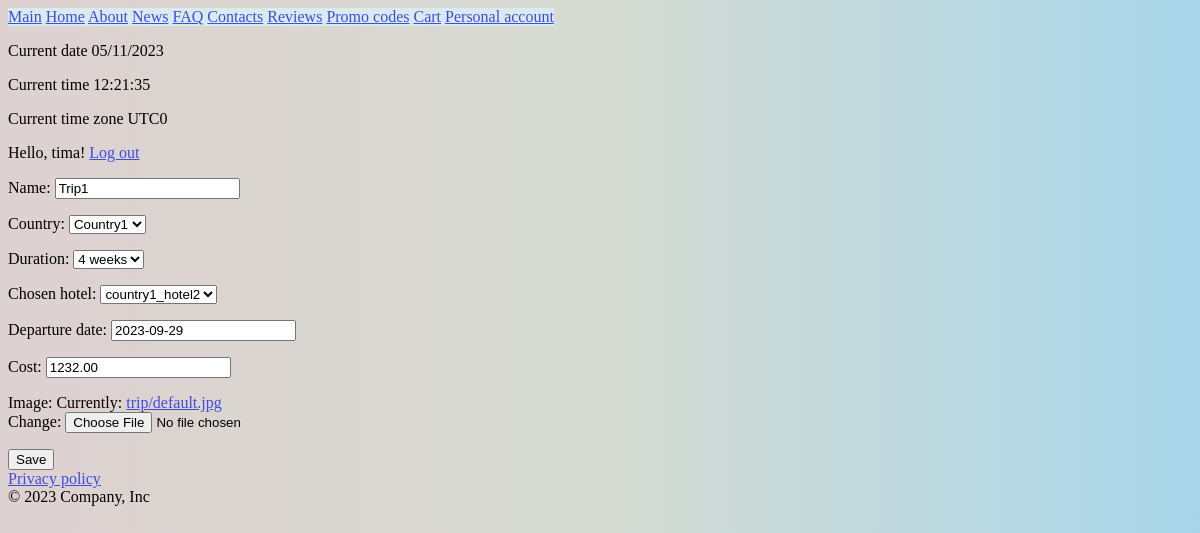
The app's page /edit_trip/1/ (signed in) with its own data.
### login/models.py (models this page shows, shortened)
class MyUser(AbstractUser):
    first_name = models.CharField(max_length=200)
    last_name = models.CharField(max_length=200)
    date_of_birth = models.DateField()
    email = models.EmailField()
    phone_number = models.CharField(max_length=50)
    USERNAME_FIELD = 'username'
    description = models.CharField(max_length=150, default='customer')
    image = models.ImageField(upload_to='user_images/', default='user_images/default.jpg')
    REQUIRED_FIELDS = ['first_name', 'last_name',
                       'email', 'date_of_birth', 'phone_number', 'image']
    objects = MyUserManager()

### travel/models.py (models this page shows, shortened)
class Trip(models.Model):
    DURATION_CHOICES = [
        (1, '1 week'),
        (2, '2 weeks'),
        (4, '4 weeks'),
    ]
    name = models.CharField(max_length=50, default='Trip')
    country = models.ForeignKey(Country, on_delete=models.CASCADE)
    duration = models.IntegerField(
        choices=DURATION_CHOICES, default=1)
    chosen_hotel = models.ForeignKey(
        Hotel, related_name='trips', on_delete=models.CASCADE)
    departure_date = models.DateField(default=date.today, validators=[
                                      MinValueValidator(date.today)])
    cost = models.DecimalField(
        default=0.0, max_digits=10, decimal_places=2)
    image = models.ImageField(upload_to='trip/', null=True, blank=False, default='trip/default.jpg')

class Country(models.Model):
    name = models.CharField(max_length=50)
    climate_descriptions = models.ManyToManyField(
        SeasonClimateDescription, related_name='countries')
    def __str__(self) -> str:
        return self.name

class Hotel(models.Model):
    name = models.CharField(max_length=50)
    stars = models.IntegerField(
        validators=[MinValueValidator(1), MaxValueValidator(5)])
    price_per_day = models.DecimalField(
        default=0.0, max_digits=10, decimal_places=2)
    country = models.ForeignKey(
        Country, related_name='hotels', on_delete=models.CASCADE)
    def __str__(self) -> str:
        return f"{self.name}"

### travel/views.py (the view)
# urls.py: path('edit_trip/<int:id>/',views.edit_trip,name='edit_trip'),
def edit_trip(request, id):
    if not request.user.is_staff:
        raise PermissionDenied("Permission denied!")
    trip = None
    try:
        trip = get_object_or_404(Trip, id=id)
    except:
        return HttpResponseNotFound("<h2>No such trip :(</h2>")
    if request.method == 'POST':
        form = TripForm(request.POST, instance=trip)
        if form.is_valid():
            form.save()
            return redirect('/')
    else:
        form = TripForm(instance=trip)
    return render(request, 'trips/edit_trip.html', {'form': form, 'trip': trip})

### travel/forms.py
class TripForm(forms.ModelForm):
    class Meta:
        model = Trip
        fields = ['name','country','duration','chosen_hotel','departure_date','cost','image']

### travel/templates/trips/edit_trip.html (shortened to what this page needs)
{% extends "base.html" %}
{% load static %}
{% block content %}
<form method="POST" enctype="multipart/form-data">
    {{ form.as_p }}
    <input type="submit" value="Save">
</form>
{% endblock %}

### travel/templates/base.html (shortened to what this page needs)
<!DOCTYPE html>
{% load static %}
<html lang="en">
<head>
    <link href="{% static 'css/base.css' %}" rel="stylesheet">
</head>
<body>
    <header>
        <nav class="fixed-navbar"><a href="/info/main">Main</a>
            <a href="/">Home</a>
            <a href="/info/about">About</a>
            <a href="/info/news">News</a>
            <a href="/info/faq">FAQ</a>
            <a href="/info/staff">Contacts</a>
            <a href="/info/review/list">Reviews</a>
            <a href="/info/promo_codes">Promo codes</a>
            <a href="/cart/">Cart</a>
            <a href="/personal_account/">Personal account</a>
        </nav>
        <br>
        <p>Current date <span id='date'></span></p>
        <p>Current time <span id='time'></span></p>
        <p>Current time zone <span id='zone'></span></p>
        <div>
            {% if user.is_authenticated %}
            Hello, {{ user.username }}!
            <a href="{% url 'login:logout' %}">Log out</a>
            {% else %}
            <a href="{% url 'login:signup' %}">Sign up</a>
            <a href="{% url 'login:signin' %}">Sign in</a>
            {% endif %}
        </div>
    </header>
    <main>
        {% block content %}
        {% endblock %}
    </main>
    <footer>
        <div><a href="/info/privacy">Privacy policy</a></div>
        <div><span>&copy; 2023 Company, Inc</span></div>
    </footer>
</body>
</html>

### static/css/base.css (style rules this page uses)
.fixed-navbar { position: fixed; background-color: #d9eaf1; z-index: 9; }
a:link { color: rgb(63, 76, 219); }
a { cursor: pointer; }
input[type="text"] { cursor: text; }
body { background: linear-gradient(90deg, #ded1d1,#d6dbd2,#a8d6ea) }

### records on screen
MyUser: username "tima"
Trip: name "Trip1", country "Country1", duration "4 weeks", chosen_hotel "country1_hotel2", departure_date "2023-09-29", cost "1232.00"
